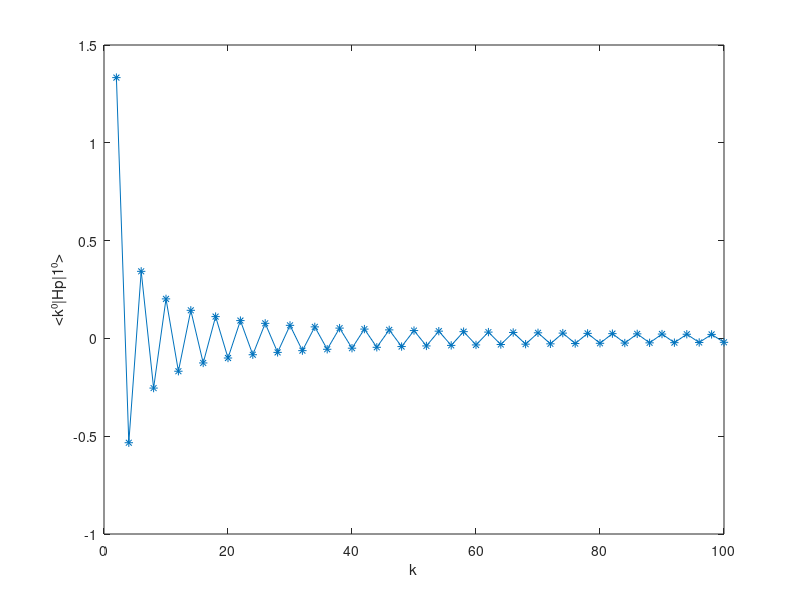
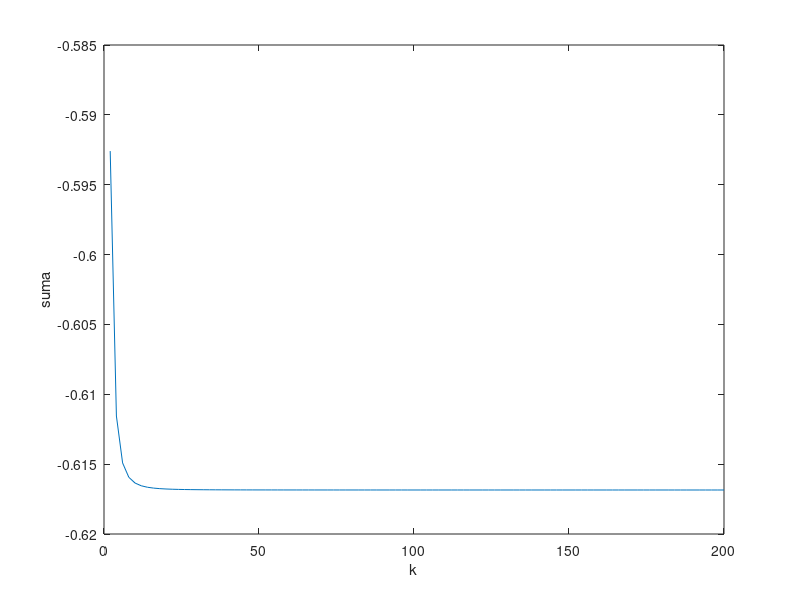

These charts were generated, in order, by the following MATLAB code:
clearvars, close all

k = 2:2:200; % los k impares dan coef = 0
Hpkn = sin((k-1)/2*pi)./(k-1)-sin((k+1)/2*pi)./(k+1); % elementos H'

% se muestran los sucesivos valores de H'_k1
figure
plot(k,Hpkn,'-*')
xlim([0 100])
xlabel('k')
ylabel('<k⁰|Hp|1⁰>')

% se calcula la suma de |H'k1|²/(1-k²) hasta cada valor de k
for i = 1:length(Hpkn)
    suma(i) = sum(Hpkn(1:i).^2./(1-k(1:i).^2));
end

% se muestra la evolución de la suma
figure
plot(k,suma)
xlabel('k')
ylabel('suma')
